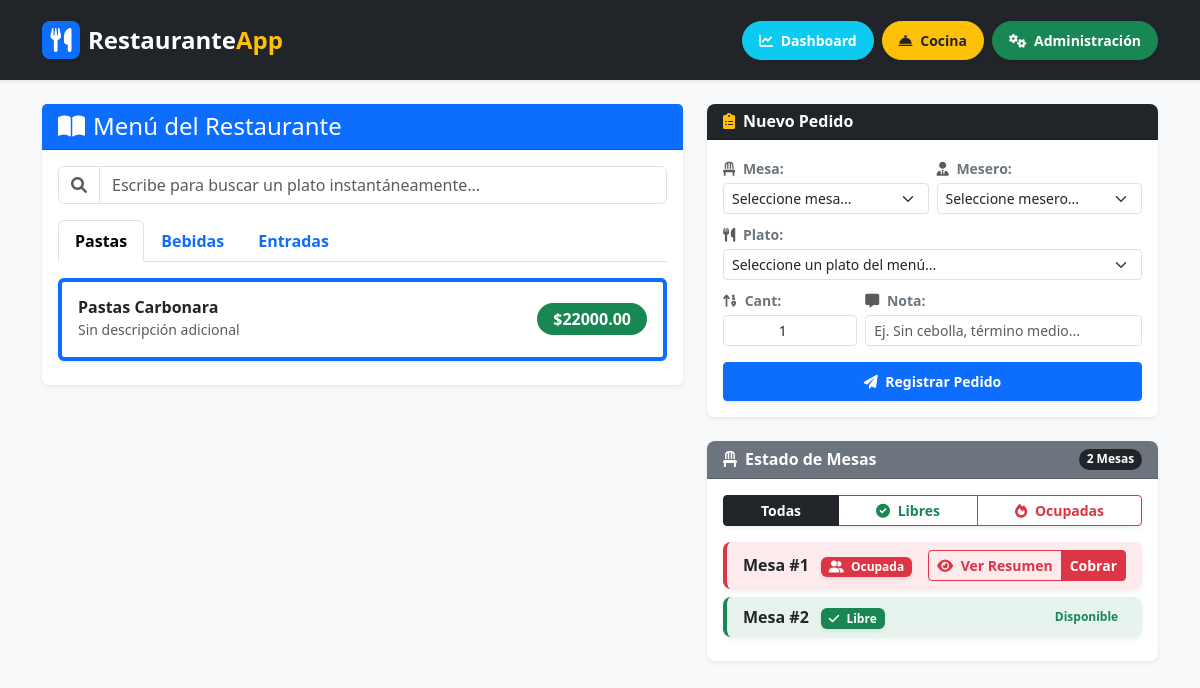
The page / on the database its author committed.
### categorias/models.py (models this page shows, shortened)
class Categoria(models.Model):
    nombre = models.CharField(max_length=100, unique=True)
    descripcion = models.TextField(blank=True, null=True)

### platos/models.py (models this page shows, shortened)
class Plato(models.Model):
    categoria = models.ForeignKey(Categoria, on_delete=models.CASCADE, related_name='platos')
    nombre = models.CharField(max_length=150)
    descripcion = models.TextField(blank=True, null=True)
    precio = models.DecimalField(max_digits=10, decimal_places=2)
    disponible = models.BooleanField(default=True)

### mesas/models.py (models this page shows, shortened)
class Mesa(models.Model):
    numero = models.IntegerField(unique=True)
    capacidad = models.PositiveIntegerField(default=4)
    ocupada = models.BooleanField(default=False)

### pedidos/views.py (the view, shortened to what this page needs)
# urls.py: path('', views.lista_menu, name='lista_menu'),
def lista_menu(request):
    categorias = Categoria.objects.prefetch_related('platos').all()
    mesas = Mesa.objects.all()
    meseros = Mesero.objects.all()
    context = {
        'categorias': categorias,
        'mesas': mesas,
        'meseros': meseros,
    }
    return render(request, 'pedidos/menu.html', context)

### pedidos/templates/pedidos/menu.html (shortened to what this page needs)
<!DOCTYPE html>
<html lang="es">
<head>
    <link href="https://cdn.jsdelivr.net/npm/bootstrap@5.3.0/dist/css/bootstrap.min.css" rel="stylesheet">
    <link rel="stylesheet" href="https://cdnjs.cloudflare.com/ajax/libs/font-awesome/6.0.0/css/all.min.css">
</head>
<body class="bg-light">
    <nav class="navbar navbar-expand-lg navbar-dark bg-dark shadow-sm py-3">
        <div class="container">
            <a class="navbar-brand fw-bold fs-4 d-flex align-items-center" href="#">
                <div class="bg-primary text-white p-2 rounded-3 me-2 d-flex align-items-center justify-content-center shadow-sm" style="width: 38px; height: 38px;">
                    <i class="fas fa-utensils"></i>
                </div>
                <span>Restaurante<span class="text-warning">App</span></span>
            </a>
            <div class="d-flex align-items-center gap-2">
                <a href="{% url 'dashboard' %}" class="btn btn-info btn-sm rounded-pill px-3 py-2 fw-bold text-white shadow-sm">
                    <i class="fas fa-chart-line me-1"></i> Dashboard
                </a>
                <a href="{% url 'vista_cocina' %}" class="btn btn-warning btn-sm rounded-pill px-3 py-2 fw-bold text-dark shadow-sm">
                    <i class="fas fa-concierge-bell me-1"></i> Cocina
                </a>
                <a href="/admin/" class="btn btn-success btn-sm rounded-pill px-3 py-2 fw-bold text-white shadow-sm">
                    <i class="fas fa-cogs me-1"></i> Administración
                </a>
            </div>
        </div>
    </nav>
    <div class="container my-4">
        <div class="row">
            <div class="col-lg-7">
                <div class="card shadow-sm mb-4 border-0">
                    <div class="card-header bg-primary text-white">
                        <h4 class="mb-0"><i class="fas fa-book-open me-2"></i>Menú del Restaurante</h4>
                    </div>
                    <div class="card-body">
                        <div class="mb-3">
                            <div class="input-group">
                                <span class="input-group-text bg-white"><i class="fas fa-search text-muted"></i></span>
                                <input type="text" id="searchPlato" class="form-control" placeholder="Escribe para buscar un plato instantáneamente...">
                            </div>
                        </div>
                        {% if categorias %}
                            <ul class="nav nav-tabs mb-3" id="menuTabs" role="tablist">
                                {% for cat in categorias %}
                                    <li class="nav-item" role="presentation">
                                        <button class="nav-link fw-bold {% if forloop.first %}active{% endif %}"
                                                id="cat-{{ cat.id }}-tab"
                                                data-bs-toggle="tab"
                                                data-bs-target="#cat-{{ cat.id }}"
                                                type="button"
                                                role="tab"
                                                aria-controls="cat-{{ cat.id }}"
                                                aria-selected="{% if forloop.first %}true{% else %}false{% endif %}">
                                            {{ cat.nombre }}
                                        </button>
                                    </li>
                                {% endfor %}
                            </ul>
                            <div class="tab-content" id="menuTabsContent">
                                {% for cat in categorias %}
                                    <div class="tab-pane fade {% if forloop.first %}show active{% endif %}"
                                         id="cat-{{ cat.id }}"
                                         role="tabpanel"
                                         aria-labelledby="cat-{{ cat.id }}-tab">
                                        <div class="list-group menu-list">
                                            {% for plato in cat.platos.all %}
                                                <div class="list-group-item plato-item d-flex justify-content-between align-items-center py-3 border-start border-4 border-primary mb-2 shadow-sm rounded">
                                                    <div>
                                                        <h6 class="mb-0 fw-bold text-dark plato-nombre">{{ plato.nombre }}</h6>
                                                        <small class="text-muted">{{ plato.descripcion|default:"Sin descripción adicional" }}</small>
                                                    </div>
                                                    <span class="badge bg-success rounded-pill fs-6 px-3 py-2">${{ plato.precio }}</span>
                                                </div>
                                            {% empty %}
                                                <div class="text-center py-3">
                                                    <p class="text-muted mb-0">No hay platos registrados en esta categoría.</p>
                                                </div>
                                            {% endfor %}
                                        </div>
                                    </div>
                                {% endfor %}
                            </div>
                        {% else %}
                            <div class="text-center py-4">
                                <p class="text-muted">No hay categorías registradas aún. Agrégalas desde el panel de administración.</p>
                            </div>
                        {% endif %}
                    </div>
                </div>
            </div>
            <div class="col-lg-5">
                <div class="card shadow-sm mb-4 border-0 rounded-3 overflow-hidden">
                    <div class="card-header bg-dark text-white py-2 px-3 d-flex align-items-center">
                        <h6 class="mb-0 fw-bold"><i class="fas fa-clipboard-list me-2 text-warning"></i>Nuevo Pedido</h6>
                    </div>
                    <div class="card-body p-3 bg-white">
                        <form method="POST">
                            <div class="row g-2 mb-2">
                                <div class="col-md-6">
                                    <label class="form-label small fw-bold text-secondary mb-1">
                                        <i class="fas fa-chair me-1 text-muted"></i> Mesa:
                                    </label>
                                    <select name="mesa_id" class="form-select form-select-sm shadow-none" required>
                                        <option value="" disabled selected>Seleccione mesa...</option>
                                    </select>
                                </div>
                                <div class="col-md-6">
                                    <label class="form-label small fw-bold text-secondary mb-1">
                                        <i class="fas fa-user-tie me-1 text-muted"></i> Mesero:
                                    </label>
                                    <select name="mesero_id" class="form-select form-select-sm shadow-none" required>
                                        <option value="" disabled selected>Seleccione mesero...</option>
                                    </select>
                                </div>
                            </div>
                            <div class="mb-2">
                                <label class="form-label small fw-bold text-secondary mb-1">
                                    <i class="fas fa-utensils me-1 text-muted"></i> Plato:
                                </label>
                                <select name="plato_id" class="form-select form-select-sm shadow-none" required>
                                    <option value="" disabled selected>Seleccione un plato del menú...</option>
                                </select>
                            </div>
                            <div class="row g-2 mb-3">
                                <div class="col-4">
                                    <label class="form-label small fw-bold text-secondary mb-1">
                                        <i class="fas fa-sort-numeric-up me-1 text-muted"></i> Cant:
                                    </label>
                                    <input type="number" name="cantidad" class="form-control form-control-sm text-center shadow-none" value="1" min="1" required>
                                </div>
                                <div class="col-8">
                                    <label class="form-label small fw-bold text-secondary mb-1">
                                        <i class="fas fa-comment-alt me-1 text-muted"></i> Nota:
                                    </label>
                                    <input type="text" name="observacion" class="form-control form-control-sm shadow-none" placeholder="Ej. Sin cebolla, término medio...">
                                </div>
                            </div>
                            <button type="submit" class="btn btn-primary btn-sm w-100 fw-bold py-2 shadow-sm">
                                <i class="fas fa-paper-plane me-1"></i> Registrar Pedido
                            </button>
                        </form>
                    </div>
                </div>
                <div class="card shadow-sm border-0 rounded-3 overflow-hidden">
                    <div class="card-header bg-secondary text-white py-2 px-3 d-flex justify-content-between align-items-center">
                        <h6 class="mb-0 fw-bold"><i class="fas fa-chair me-2"></i>Estado de Mesas</h6>
                        <span class="badge bg-dark rounded-pill" id="totalMesasBadge">{{ mesas|length }} Mesas</span>
                    </div>
                    <div class="card-body p-3">
                        <div class="btn-group btn-group-sm w-100 mb-3 shadow-sm" role="group" aria-label="Filtro de mesas">
                            <button type="button" class="btn btn-outline-dark active fw-bold btn-filtro-mesa" data-filter="todas">
                                Todas
                            </button>
                            <button type="button" class="btn btn-outline-success fw-bold btn-filtro-mesa" data-filter="libres">
                                <i class="fas fa-check-circle me-1"></i> Libres
                            </button>
                            <button type="button" class="btn btn-outline-danger fw-bold btn-filtro-mesa" data-filter="ocupadas">
                                <i class="fas fa-fire me-1"></i> Ocupadas
                            </button>
                        </div>
                        <div class="list-group" id="contenedorMesas">
                            {% for mesa in mesas %}
                                <div class="list-group-item item-mesa d-flex justify-content-between align-items-center mb-2 rounded-3 shadow-sm border-0 {% if mesa.ocupada %}bg-danger bg-opacity-10 border-start border-4 border-danger mesa-estado-ocupada{% else %}bg-success bg-opacity-10 border-start border-4 border-success mesa-estado-libre{% endif %}"
                                     data-mesa-id="{{ mesa.id }}"
                                     data-mesa-numero="{{ mesa.numero }}"
                                     data-mesa-ocupada="{% if mesa.ocupada %}true{% else %}false{% endif %}">
                                    <div>
                                        <strong class="text-dark">Mesa #{{ mesa.numero }}</strong>
                                        {% if mesa.ocupada %}
                                            <span class="badge bg-danger ms-2 shadow-sm"><i class="fas fa-user-friends me-1"></i> Ocupada</span>
                                        {% else %}
                                            <span class="badge bg-success ms-2 shadow-sm"><i class="fas fa-check me-1"></i> Libre</span>
                                        {% endif %}
                                    </div>
                                    {% if mesa.ocupada %}
                                        <div class="btn-group btn-group-sm">
                                            <button type="button" class="btn btn-outline-danger fw-bold btn-resumen-mesa" data-bs-toggle="modal" data-bs-target="#modalResumenMesa">
                                                <i class="fas fa-eye me-1"></i> Ver Resumen
                                            </button>
                                            <a href="{% url 'detalle_cuenta' mesa.id %}" class="btn btn-danger fw-bold">
                                                Cobrar
                                            </a>
                                        </div>
                                    {% else %}
                                        <span class="badge bg-outline-success text-success fw-bold">Disponible</span>
                                    {% endif %}
                                </div>
                            {% empty %}
                                <p class="text-muted text-center my-2">No hay mesas registradas.</p>
                            {% endfor %}
                        </div>
                    </div>
                </div>
</body>
</html>

### rows shown on the page
Categoria: nombre "Pastas"
Categoria: nombre "Bebidas"
Categoria: nombre "Entradas"
Plato: nombre "Pastas Carbonara", descripcion "Sin descripción adicional", precio "22000.00"
Mesa: numero "1", ocupada True (drawn)
Mesa: numero "2", ocupada False (drawn)

### other values the page prints
{{ mesas|length }} "2"
